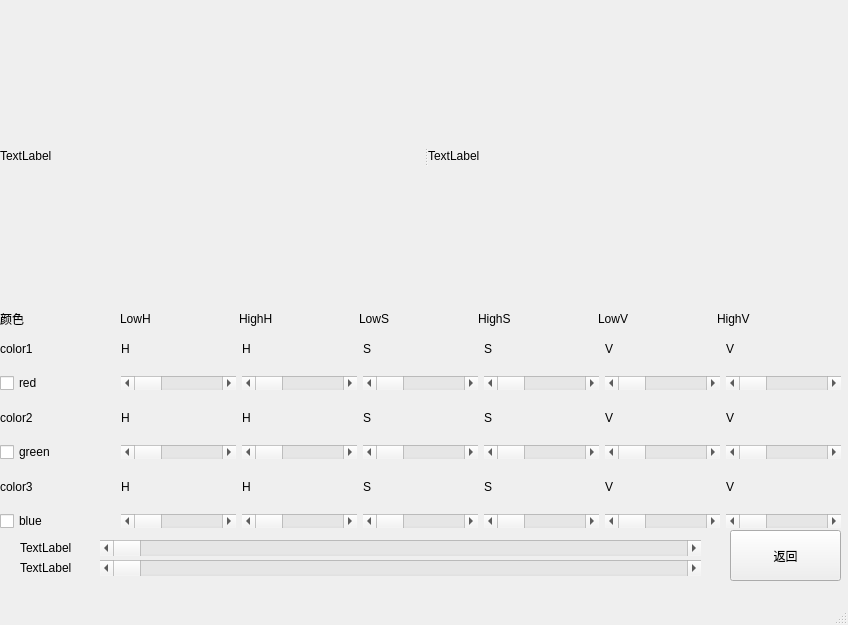
<?xml version="1.0" encoding="UTF-8"?>
<ui version="4.0">
 <class>Color_Blocks</class>
 <widget class="QMainWindow" name="Color_Blocks">
  <property name="geometry">
   <rect>
    <x>0</x>
    <y>0</y>
    <width>848</width>
    <height>625</height>
   </rect>
  </property>
  <property name="windowTitle">
   <string>MainWindow</string>
  </property>
  <widget class="QWidget" name="centralwidget">
   <widget class="QPushButton" name="pushButton">
    <property name="geometry">
     <rect>
      <x>730</x>
      <y>530</y>
      <width>111</width>
      <height>51</height>
     </rect>
    </property>
    <property name="text">
     <string>返回</string>
    </property>
   </widget>
   <widget class="QSplitter" name="splitter_2">
    <property name="geometry">
     <rect>
      <x>0</x>
      <y>0</y>
      <width>851</width>
      <height>311</height>
     </rect>
    </property>
    <property name="orientation">
     <enum>Qt::Horizontal</enum>
    </property>
    <widget class="QLabel" name="label">
     <property name="enabled">
      <bool>true</bool>
     </property>
     <property name="text">
      <string>TextLabel</string>
     </property>
    </widget>
    <widget class="QLabel" name="label_2">
     <property name="text">
      <string>TextLabel</string>
     </property>
    </widget>
   </widget>
   <widget class="QWidget" name="layoutWidget">
    <property name="geometry">
     <rect>
      <x>0</x>
      <y>310</y>
      <width>831</width>
      <height>17</height>
     </rect>
    </property>
    <layout class="QHBoxLayout" name="horizontalLayout_4">
     <item>
      <widget class="QLabel" name="label_3">
       <property name="text">
        <string>颜色</string>
       </property>
      </widget>
     </item>
     <item>
      <widget class="QLabel" name="label_4">
       <property name="text">
        <string>LowH</string>
       </property>
      </widget>
     </item>
     <item>
      <widget class="QLabel" name="label_7">
       <property name="text">
        <string>HighH</string>
       </property>
      </widget>
     </item>
     <item>
      <widget class="QLabel" name="label_5">
       <property name="text">
        <string>LowS</string>
       </property>
      </widget>
     </item>
     <item>
      <widget class="QLabel" name="label_8">
       <property name="text">
        <string>HighS</string>
       </property>
      </widget>
     </item>
     <item>
      <widget class="QLabel" name="label_6">
       <property name="text">
        <string>LowV</string>
       </property>
      </widget>
     </item>
     <item>
      <widget class="QLabel" name="label_9">
       <property name="text">
        <string>HighV</string>
       </property>
      </widget>
     </item>
    </layout>
   </widget>
   <widget class="QWidget" name="layoutWidget">
    <property name="geometry">
     <rect>
      <x>0</x>
      <y>330</y>
      <width>841</width>
      <height>201</height>
     </rect>
    </property>
    <layout class="QVBoxLayout" name="verticalLayout_4">
     <item>
      <layout class="QVBoxLayout" name="verticalLayout">
       <item>
        <layout class="QHBoxLayout" name="horizontalLayout_5">
         <item>
          <widget class="QLabel" name="label_10">
           <property name="text">
            <string>color1</string>
           </property>
          </widget>
         </item>
         <item>
          <widget class="QLabel" name="label_11">
           <property name="text">
            <string>H</string>
           </property>
          </widget>
         </item>
         <item>
          <widget class="QLabel" name="label_12">
           <property name="text">
            <string>H</string>
           </property>
          </widget>
         </item>
         <item>
          <widget class="QLabel" name="label_13">
           <property name="text">
            <string>S</string>
           </property>
          </widget>
         </item>
         <item>
          <widget class="QLabel" name="label_14">
           <property name="text">
            <string>S</string>
           </property>
          </widget>
         </item>
         <item>
          <widget class="QLabel" name="label_15">
           <property name="text">
            <string>V</string>
           </property>
          </widget>
         </item>
         <item>
          <widget class="QLabel" name="label_16">
           <property name="text">
            <string>V</string>
           </property>
          </widget>
         </item>
        </layout>
       </item>
       <item>
        <layout class="QHBoxLayout" name="horizontalLayout">
         <item>
          <widget class="QCheckBox" name="checkBox">
           <property name="text">
            <string>red</string>
           </property>
          </widget>
         </item>
         <item>
          <widget class="QScrollBar" name="horizontalScrollBar">
           <property name="maximum">
            <number>180</number>
           </property>
           <property name="orientation">
            <enum>Qt::Horizontal</enum>
           </property>
          </widget>
         </item>
         <item>
          <widget class="QScrollBar" name="horizontalScrollBar_2">
           <property name="maximum">
            <number>180</number>
           </property>
           <property name="orientation">
            <enum>Qt::Horizontal</enum>
           </property>
          </widget>
         </item>
         <item>
          <widget class="QScrollBar" name="horizontalScrollBar_3">
           <property name="maximum">
            <number>255</number>
           </property>
           <property name="orientation">
            <enum>Qt::Horizontal</enum>
           </property>
          </widget>
         </item>
         <item>
          <widget class="QScrollBar" name="horizontalScrollBar_4">
           <property name="maximum">
            <number>255</number>
           </property>
           <property name="orientation">
            <enum>Qt::Horizontal</enum>
           </property>
          </widget>
         </item>
         <item>
          <widget class="QScrollBar" name="horizontalScrollBar_5">
           <property name="maximum">
            <number>255</number>
           </property>
           <property name="orientation">
            <enum>Qt::Horizontal</enum>
           </property>
          </widget>
         </item>
         <item>
          <widget class="QScrollBar" name="horizontalScrollBar_6">
           <property name="maximum">
            <number>255</number>
           </property>
           <property name="orientation">
            <enum>Qt::Horizontal</enum>
           </property>
          </widget>
         </item>
        </layout>
       </item>
      </layout>
     </item>
     <item>
      <layout class="QVBoxLayout" name="verticalLayout_2">
       <item>
        <layout class="QHBoxLayout" name="horizontalLayout_6">
         <item>
          <widget class="QLabel" name="label_17">
           <property name="text">
            <string>color2</string>
           </property>
          </widget>
         </item>
         <item>
          <widget class="QLabel" name="label_18">
           <property name="text">
            <string>H</string>
           </property>
          </widget>
         </item>
         <item>
          <widget class="QLabel" name="label_19">
           <property name="text">
            <string>H</string>
           </property>
          </widget>
         </item>
         <item>
          <widget class="QLabel" name="label_20">
           <property name="text">
            <string>S</string>
           </property>
          </widget>
         </item>
         <item>
          <widget class="QLabel" name="label_21">
           <property name="text">
            <string>S</string>
           </property>
          </widget>
         </item>
         <item>
          <widget class="QLabel" name="label_22">
           <property name="text">
            <string>V</string>
           </property>
          </widget>
         </item>
         <item>
          <widget class="QLabel" name="label_23">
           <property name="text">
            <string>V</string>
           </property>
          </widget>
         </item>
        </layout>
       </item>
       <item>
        <layout class="QHBoxLayout" name="horizontalLayout_2">
         <item>
          <widget class="QCheckBox" name="checkBox_2">
           <property name="text">
            <string>green</string>
           </property>
          </widget>
         </item>
         <item>
          <widget class="QScrollBar" name="horizontalScrollBar_7">
           <property name="maximum">
            <number>180</number>
           </property>
           <property name="orientation">
            <enum>Qt::Horizontal</enum>
           </property>
          </widget>
         </item>
         <item>
          <widget class="QScrollBar" name="horizontalScrollBar_8">
           <property name="maximum">
            <number>180</number>
           </property>
           <property name="orientation">
            <enum>Qt::Horizontal</enum>
           </property>
          </widget>
         </item>
         <item>
          <widget class="QScrollBar" name="horizontalScrollBar_9">
           <property name="maximum">
            <number>255</number>
           </property>
           <property name="orientation">
            <enum>Qt::Horizontal</enum>
           </property>
          </widget>
         </item>
         <item>
          <widget class="QScrollBar" name="horizontalScrollBar_10">
           <property name="maximum">
            <number>255</number>
           </property>
           <property name="orientation">
            <enum>Qt::Horizontal</enum>
           </property>
          </widget>
         </item>
         <item>
          <widget class="QScrollBar" name="horizontalScrollBar_11">
           <property name="maximum">
            <number>255</number>
           </property>
           <property name="orientation">
            <enum>Qt::Horizontal</enum>
           </property>
          </widget>
         </item>
         <item>
          <widget class="QScrollBar" name="horizontalScrollBar_12">
           <property name="maximum">
            <number>255</number>
           </property>
           <property name="orientation">
            <enum>Qt::Horizontal</enum>
           </property>
          </widget>
         </item>
        </layout>
       </item>
      </layout>
     </item>
     <item>
      <layout class="QVBoxLayout" name="verticalLayout_3">
       <item>
        <layout class="QHBoxLayout" name="horizontalLayout_7">
         <item>
          <widget class="QLabel" name="label_24">
           <property name="text">
            <string>color3</string>
           </property>
          </widget>
         </item>
         <item>
          <widget class="QLabel" name="label_25">
           <property name="text">
            <string>H</string>
           </property>
          </widget>
         </item>
         <item>
          <widget class="QLabel" name="label_26">
           <property name="text">
            <string>H</string>
           </property>
          </widget>
         </item>
         <item>
          <widget class="QLabel" name="label_27">
           <property name="text">
            <string>S</string>
           </property>
          </widget>
         </item>
         <item>
          <widget class="QLabel" name="label_28">
           <property name="text">
            <string>S</string>
           </property>
          </widget>
         </item>
         <item>
          <widget class="QLabel" name="label_29">
           <property name="text">
            <string>V</string>
           </property>
          </widget>
         </item>
         <item>
          <widget class="QLabel" name="label_30">
           <property name="text">
            <string>V</string>
           </property>
          </widget>
         </item>
        </layout>
       </item>
       <item>
        <layout class="QHBoxLayout" name="horizontalLayout_3">
         <item>
          <widget class="QCheckBox" name="checkBox_3">
           <property name="text">
            <string>blue</string>
           </property>
          </widget>
         </item>
         <item>
          <widget class="QScrollBar" name="horizontalScrollBar_13">
           <property name="maximum">
            <number>180</number>
           </property>
           <property name="orientation">
            <enum>Qt::Horizontal</enum>
           </property>
          </widget>
         </item>
         <item>
          <widget class="QScrollBar" name="horizontalScrollBar_14">
           <property name="maximum">
            <number>180</number>
           </property>
           <property name="orientation">
            <enum>Qt::Horizontal</enum>
           </property>
          </widget>
         </item>
         <item>
          <widget class="QScrollBar" name="horizontalScrollBar_15">
           <property name="maximum">
            <number>255</number>
           </property>
           <property name="orientation">
            <enum>Qt::Horizontal</enum>
           </property>
          </widget>
         </item>
         <item>
          <widget class="QScrollBar" name="horizontalScrollBar_16">
           <property name="maximum">
            <number>255</number>
           </property>
           <property name="orientation">
            <enum>Qt::Horizontal</enum>
           </property>
          </widget>
         </item>
         <item>
          <widget class="QScrollBar" name="horizontalScrollBar_17">
           <property name="maximum">
            <number>255</number>
           </property>
           <property name="orientation">
            <enum>Qt::Horizontal</enum>
           </property>
          </widget>
         </item>
         <item>
          <widget class="QScrollBar" name="horizontalScrollBar_18">
           <property name="maximum">
            <number>255</number>
           </property>
           <property name="orientation">
            <enum>Qt::Horizontal</enum>
           </property>
          </widget>
         </item>
        </layout>
       </item>
      </layout>
     </item>
    </layout>
   </widget>
   <widget class="QScrollBar" name="horizontalScrollBar_19">
    <property name="geometry">
     <rect>
      <x>100</x>
      <y>540</y>
      <width>601</width>
      <height>16</height>
     </rect>
    </property>
    <property name="maximum">
     <number>100000</number>
    </property>
    <property name="orientation">
     <enum>Qt::Horizontal</enum>
    </property>
   </widget>
   <widget class="QScrollBar" name="horizontalScrollBar_20">
    <property name="geometry">
     <rect>
      <x>100</x>
      <y>560</y>
      <width>601</width>
      <height>16</height>
     </rect>
    </property>
    <property name="maximum">
     <number>300000</number>
    </property>
    <property name="orientation">
     <enum>Qt::Horizontal</enum>
    </property>
   </widget>
   <widget class="QLabel" name="label_31">
    <property name="geometry">
     <rect>
      <x>20</x>
      <y>540</y>
      <width>53</width>
      <height>15</height>
     </rect>
    </property>
    <property name="text">
     <string>TextLabel</string>
    </property>
   </widget>
   <widget class="QLabel" name="label_32">
    <property name="geometry">
     <rect>
      <x>20</x>
      <y>560</y>
      <width>53</width>
      <height>15</height>
     </rect>
    </property>
    <property name="text">
     <string>TextLabel</string>
    </property>
   </widget>
  </widget>
  <widget class="QMenuBar" name="menubar">
   <property name="geometry">
    <rect>
     <x>0</x>
     <y>0</y>
     <width>848</width>
     <height>20</height>
    </rect>
   </property>
  </widget>
  <widget class="QStatusBar" name="statusbar"/>
 </widget>
 <resources/>
 <connections/>
</ui>
